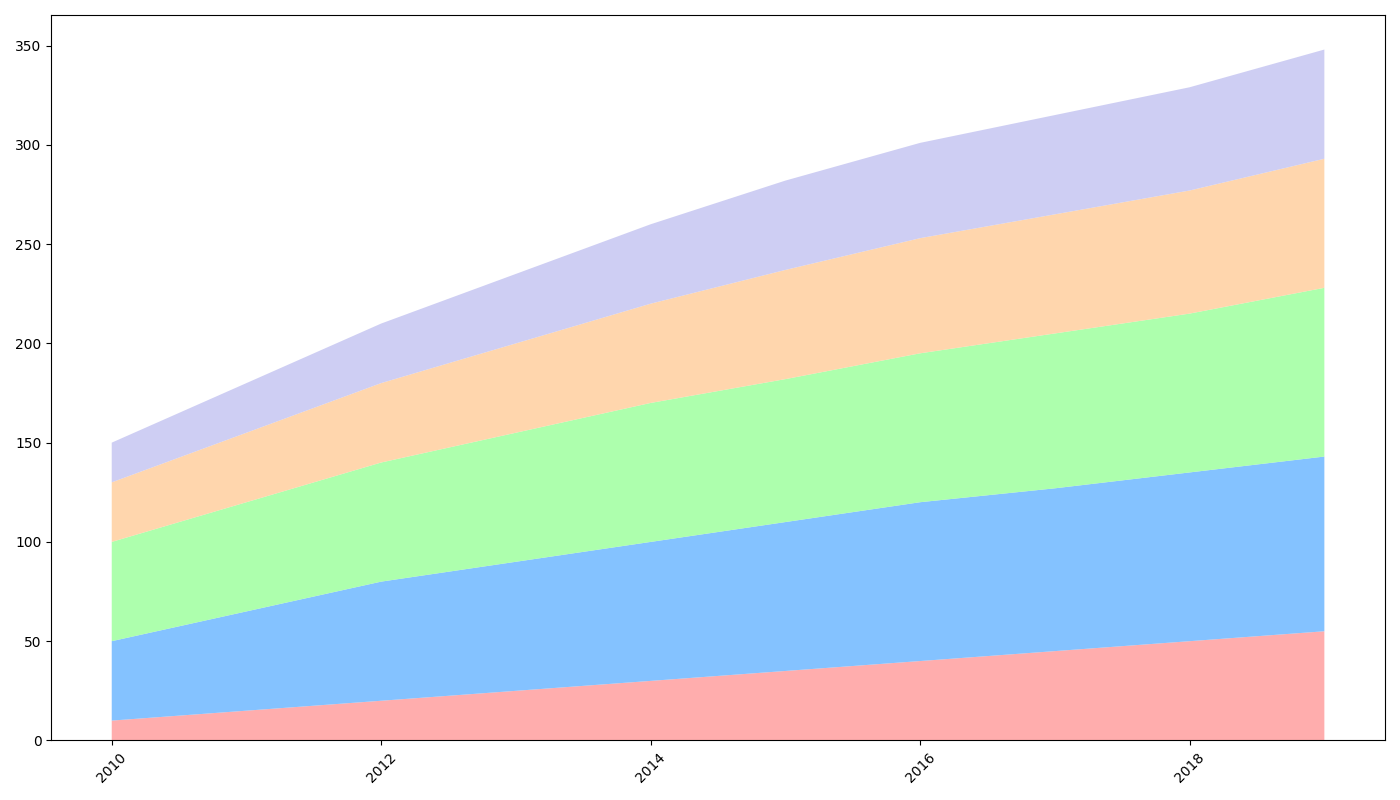

The Python source for this figure:
import matplotlib.pyplot as plt
import numpy as np

years = np.array(range(2010, 2020))

usage_5_14 = np.array([10, 15, 20, 25, 30, 35, 40, 45, 50, 55])
usage_15_24 = np.array([40, 50, 60, 65, 70, 75, 80, 82, 85, 88])
usage_25_34 = np.array([50, 55, 60, 65, 70, 72, 75, 78, 80, 85])
usage_35_44 = np.array([30, 35, 40, 45, 50, 55, 58, 60, 62, 65])
usage_45_plus = np.array([20, 25, 30, 35, 40, 45, 48, 50, 52, 55])

usage_data = np.vstack([usage_5_14, usage_15_24, usage_25_34, usage_35_44, usage_45_plus])

fig, ax = plt.subplots(figsize=(14, 8))

ax.stackplot(years, usage_data, colors=['#ff9999', '#66b3ff', '#99ff99', '#ffcc99', '#c2c2f0'], alpha=0.8)

# Removed grid stylization code

plt.xticks(rotation=45)
plt.tight_layout()

plt.show()
